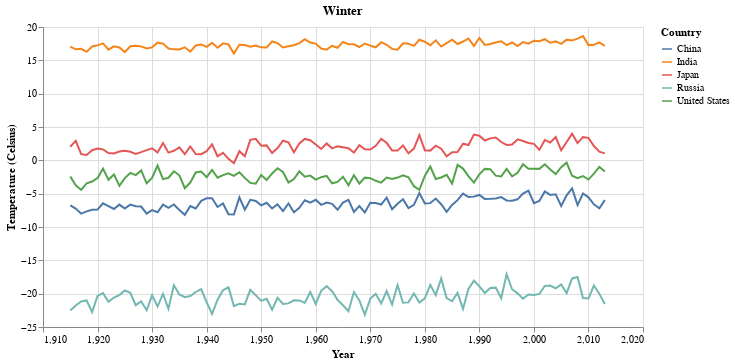

The cell this chart's notebook holds for it:
### Code cell
# create a chart for each season color coded by country and tooltip for year and temperature
def create_chart(df, season):
    chart = alt.Chart(df).mark_line().encode(
        x=alt.X('year', title='Year'),
        y=alt.Y('averagetemperature', scale=alt.Scale(zero=False), title='Temperature (Celsius)'),
        color=alt.Color('country', title='Country'),
        tooltip=['year', 'averagetemperature', 'country']
    ).properties(
        width=600,
        height=300,
        title=season)
    
    
    return chart

create_chart(top_collapsed[top_collapsed['season'] == 'winter'], 'Winter')

### Figure 1 — Vega-Lite specification as saved in the notebook (floating-point values rounded to 4 significant figures; data arrays with more than 128 entries replaced by an {"elided": "..."} marker saying what was removed)
{"config": {"view": {"continuousWidth": 400, "continuousHeight": 300}}, "data": {"name": "data-f2df1090ec08ede597c1e111a8075576"}, "mark": "line", "encoding": {"color": {"field": "country", "title": "Country", "type": "nominal"}, "tooltip": [{"field": "year", "type": "quantitative"}, {"field": "averagetemperature", "type": "quantitative"}, {"field": "country", "type": "nominal"}], "x": {"field": "year", "title": "Year", "type": "quantitative"}, "y": {"field": "averagetemperature", "scale": {"zero": false}, "title": "Temperature (Celsius)", "type": "quantitative"}}, "height": 300, "title": "Winter", "width": 600, "$schema": "https://vega.github.io/schema/vega-lite/v4.17.0.json", "datasets": {"data-f2df1090ec08ede597c1e111a8075576": {"elided": "495 records"}}}
